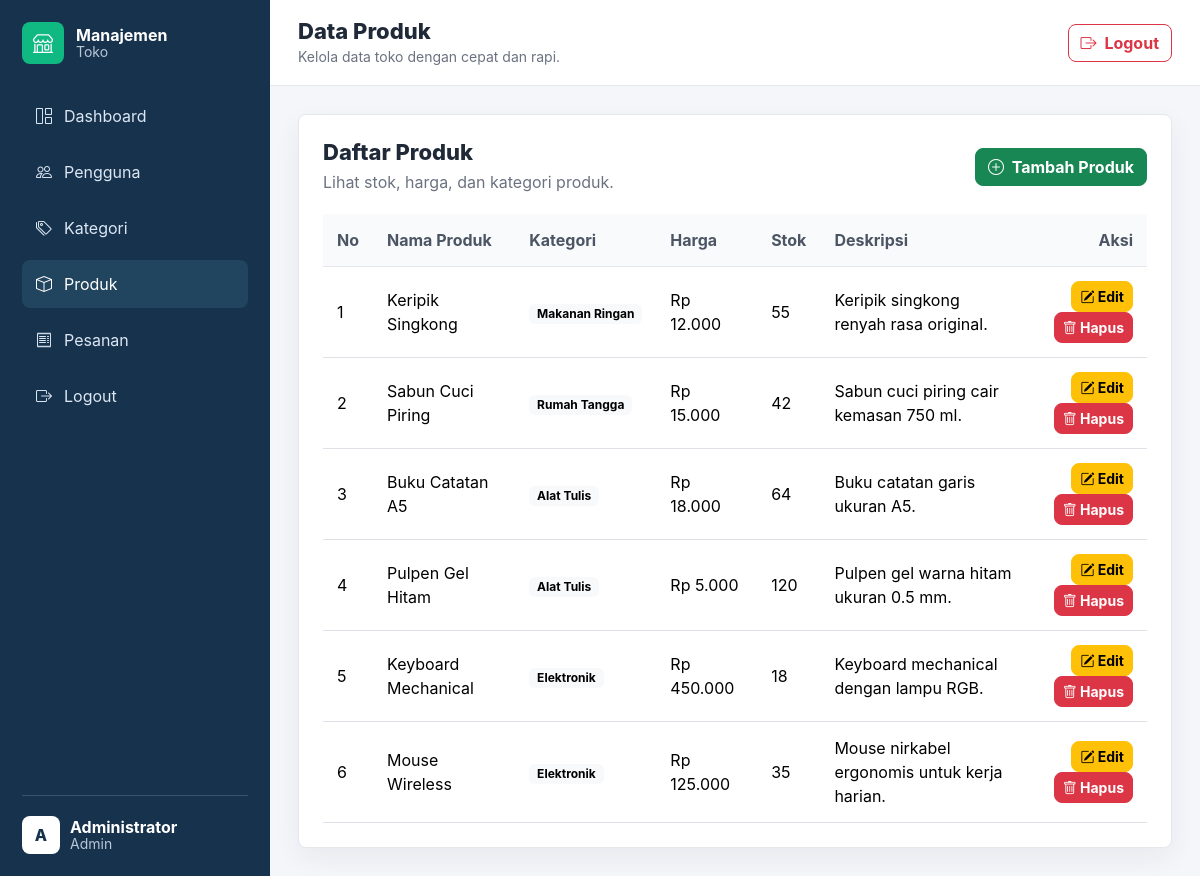
Page /pages/produk/index.php (signed in) on the committed database.
### tables this page shows
CREATE TABLE produk (
    id INT AUTO_INCREMENT PRIMARY KEY,
    nama_produk VARCHAR(150) NOT NULL,
    kategori_id INT NOT NULL,
    harga DECIMAL(12,2) NOT NULL DEFAULT 0,
    stok INT NOT NULL DEFAULT 0,
    deskripsi TEXT,
    created_at TIMESTAMP DEFAULT CURRENT_TIMESTAMP,
    CONSTRAINT fk_produk_kategori
        FOREIGN KEY (kategori_id) REFERENCES kategori(id)
        ON UPDATE CASCADE
        ON DELETE RESTRICT
);

CREATE TABLE kategori (
    id INT AUTO_INCREMENT PRIMARY KEY,
    nama_kategori VARCHAR(100) NOT NULL,
    deskripsi TEXT,
    created_at TIMESTAMP DEFAULT CURRENT_TIMESTAMP
);

### config/database.php (called while the page is built, shortened)
<?php
function e($value)
{
    return htmlspecialchars((string) $value, ENT_QUOTES, 'UTF-8');
}
function rupiah($angka)
{
    return 'Rp ' . number_format((float) $angka, 0, ',', '.');
}

### pages/produk/index.php (the view, shortened to what this page needs)
<?php
require_once __DIR__ . '/../../templates/header.php';
$query = "SELECT produk.id, produk.nama_produk, produk.harga, produk.stok, produk.deskripsi, produk.created_at, kategori.nama_kategori
          FROM produk
          LEFT JOIN kategori ON kategori.id = produk.kategori_id
          ORDER BY produk.id DESC";
$result = mysqli_query($conn, $query);
require_once __DIR__ . '/../../templates/sidebar.php';
?>
<section class="data-panel">
    <div class="panel-header">
        <div>
            <h3>Daftar Produk</h3>
            <p>Lihat stok, harga, dan kategori produk.</p>
        </div>
        <a href="<?= BASE_URL; ?>pages/produk/tambah.php" class="btn btn-success">
            <i class="bi bi-plus-circle me-1"></i> Tambah Produk
        </a>
    </div>
    <div class="table-responsive">
        <table class="table table-hover align-middle">
            <thead>
                <tr>
                    <th>No</th>
                    <th>Nama Produk</th>
                    <th>Kategori</th>
                    <th>Harga</th>
                    <th>Stok</th>
                    <th>Deskripsi</th>
                    <th class="text-end">Aksi</th>
                </tr>
            </thead>
            <tbody>
                <?php if (mysqli_num_rows($result) > 0): ?>
                    <?php $no = 1; ?>
                    <?php while ($row = mysqli_fetch_assoc($result)): ?>
                        <tr>
                            <td><?= $no++; ?></td>
                            <td><?= e($row['nama_produk']); ?></td>
                            <td><span class="badge text-bg-light"><?= e($row['nama_kategori'] ?? 'Tanpa Kategori'); ?></span></td>
                            <td><?= rupiah($row['harga']); ?></td>
                            <td><?= (int) $row['stok']; ?></td>
                            <td><?= e($row['deskripsi']); ?></td>
                            <td class="text-end">
                                <a href="<?= BASE_URL; ?>pages/produk/edit.php?id=<?= $row['id']; ?>" class="btn btn-warning btn-sm">
                                    <i class="bi bi-pencil-square"></i> Edit
                                </a>
                                <a href="<?= BASE_URL; ?>pages/produk/hapus.php?id=<?= $row['id']; ?>" class="btn btn-danger btn-sm btn-delete" data-confirm="Yakin ingin menghapus produk ini?">
                                    <i class="bi bi-trash"></i> Hapus
                                </a>
                            </td>
                        </tr>
                    <?php endwhile; ?>
                <?php else: ?>
                    <tr>
                        <td colspan="7" class="text-center text-muted py-4">Belum ada data produk.</td>
                    </tr>
                <?php endif; ?>
            </tbody>
        </table>
    </div>
</section>
<?php require_once __DIR__ . '/../../templates/footer.php'; ?>

### assets/css/style.css (style rules this page uses)
:root { --bg: #f4f6fa; --surface: #ffffff; --ink: #1f2937; --muted: #6b7280; --line: #e5e7eb; --primary: #2563eb; --sidebar: #17324d; --sidebar-soft: #21445f; --accent: #10b981; }
* { box-sizing: border-box; }
body { min-height: 100vh; color: var(--ink); background: var(--bg); font-family: "Inter", "Segoe UI", Arial, sans-serif; }
a { text-decoration: none; }
.welcome-section, .data-panel, .form-panel, .stat-card { background: var(--surface); border: 1px solid var(--line); border-radius: 8px; box-shadow: 0 10px 28px rgba(31, 41, 55, 0.06); }
.data-panel, .form-panel { padding: 24px; }
.panel-header { display: flex; align-items: center; justify-content: space-between; gap: 16px; margin-bottom: 20px; }
.panel-header h3 { margin: 0; font-size: 22px; font-weight: 800; }
.panel-header p { margin: 4px 0 0; color: var(--muted); }
.table { margin-bottom: 0; }
.table thead th { color: #4b5563; background: #f9fafb; border-bottom: 1px solid var(--line); }
.table td, .table th { padding: 14px; }
.btn { border-radius: 8px; font-weight: 700; }

### rows in the picture
produk: nama_produk "Keripik Singkong", kategori.nama_kategori "Makanan Ringan", harga "Rp 12.000", stok "55", deskripsi "Keripik singkong renyah rasa original."
produk: nama_produk "Sabun Cuci Piring", kategori.nama_kategori "Rumah Tangga", harga "Rp 15.000", stok "42", deskripsi "Sabun cuci piring cair kemasan 750 ml."
produk: nama_produk "Buku Catatan A5", kategori.nama_kategori "Alat Tulis", harga "Rp 18.000", stok "64", deskripsi "Buku catatan garis ukuran A5."
produk: nama_produk "Pulpen Gel Hitam", kategori.nama_kategori "Alat Tulis", harga "Rp 5.000", stok "120", deskripsi "Pulpen gel warna hitam ukuran 0.5 mm."
produk: nama_produk "Keyboard Mechanical", kategori.nama_kategori "Elektronik", harga "Rp 450.000", stok "18", deskripsi "Keyboard mechanical dengan lampu RGB."
produk: nama_produk "Mouse Wireless", kategori.nama_kategori "Elektronik", harga "Rp 125.000", stok "35", deskripsi "Mouse nirkabel ergonomis untuk kerja harian."

### other values in the picture
substr($currentUser['nama'], 0, 1) "A"
$currentUser['nama'] "Administrator"
$currentUser['role'] "Admin"
$pageTitle "Data Produk"
